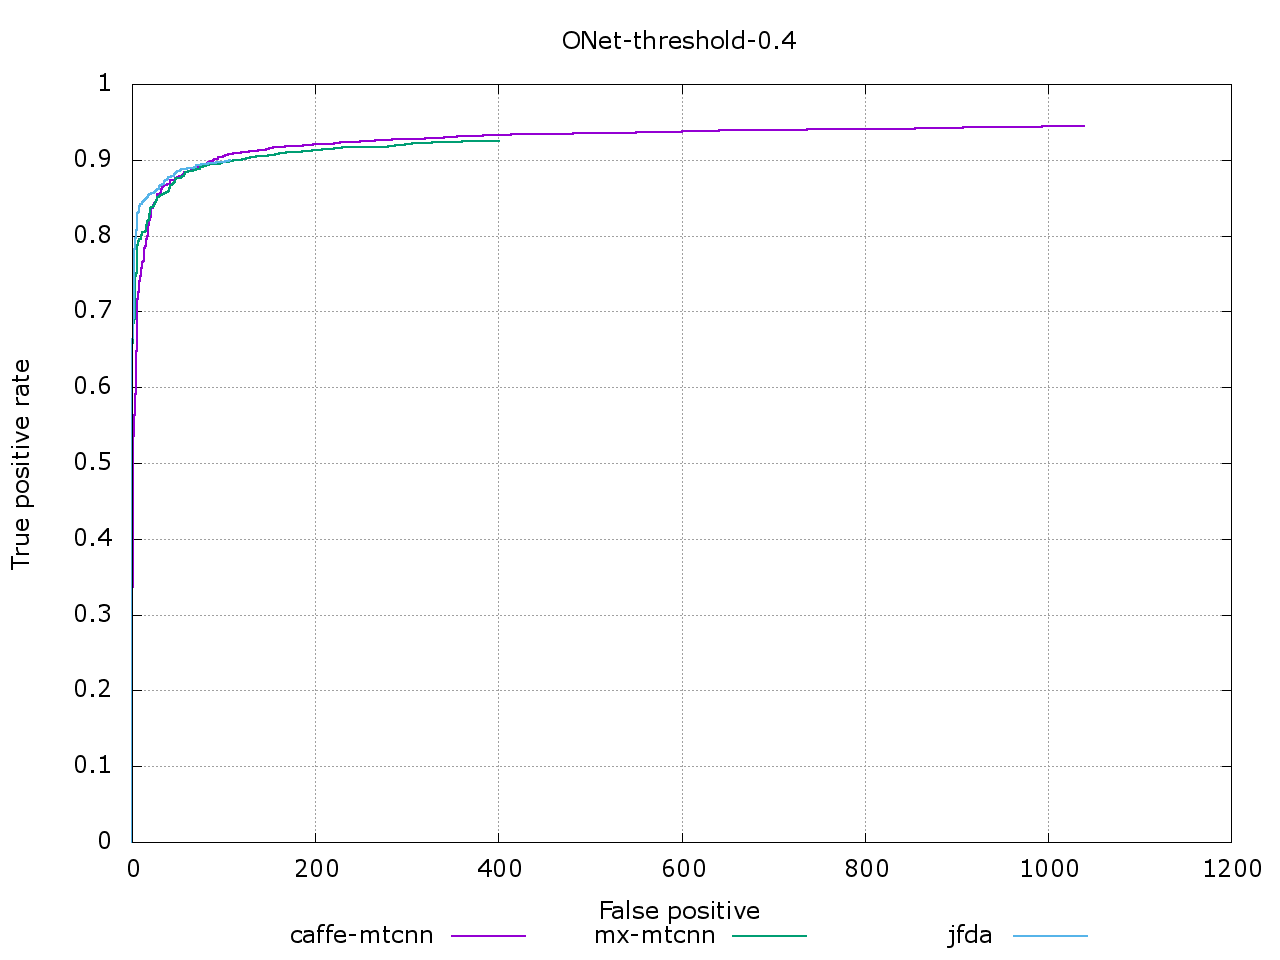

This chart was generated by the following gnuplot code:
# Compare your discrete ROC curves with other methods
# At terminal: gnuplot discROC.p
set terminal png size 1280, 960 enhanced font 'Verdana,18'
set size 1,1
set grid
set title "ONet-threshold-0.4"
set ylabel "True positive rate"
set xlabel "False positive"
set key below
set output "fddb-onet.png"
plot "caffe-mtcnn-onet-24DiscROC.txt" using 2:1 title 'caffe-mtcnn' with lines lw 2 , \
"mx-mtcnn-onet24-DiscROC.txt" using 2:1 title 'mx-mtcnn' with lines lw 2 , \
"jfda-onet-24DiscROC.txt" using 2:1 title 'jfda' with lines lw 2 , \
